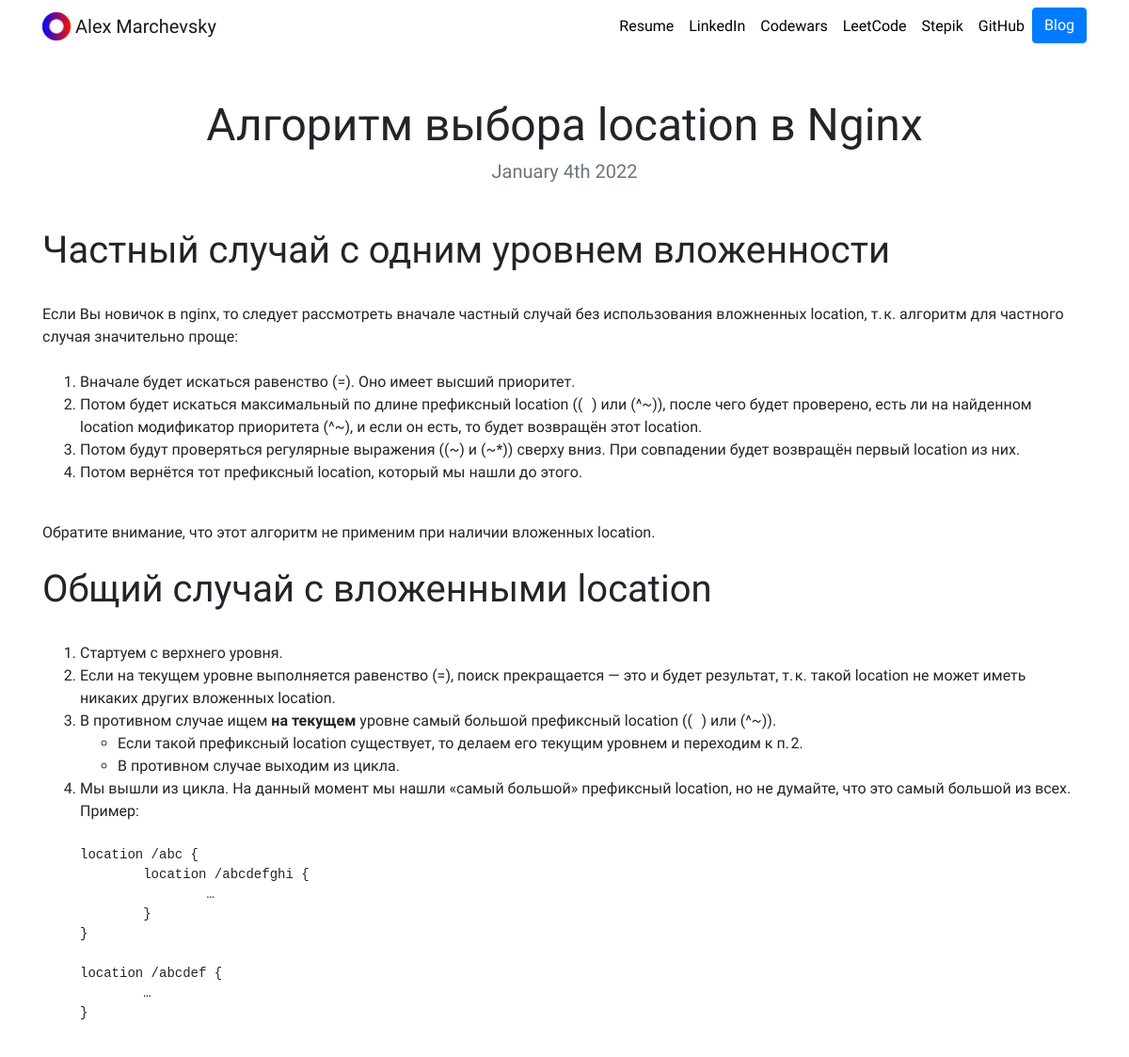
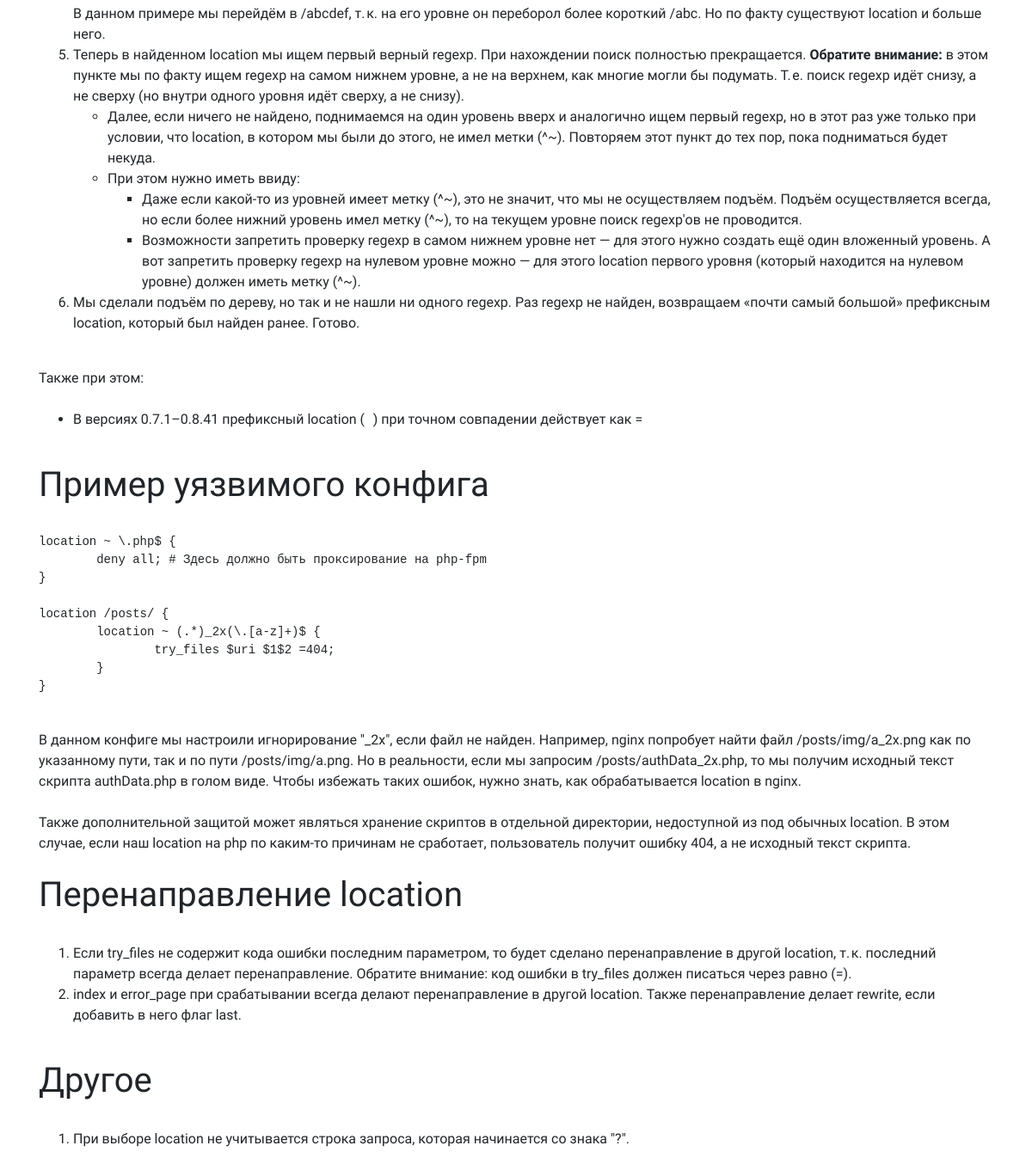
Page /blog/19/ on the committed database (2 pictures, top to bottom).
### blog/models.py (models this page shows, shortened)
class Blog(models.Model):
    title = models.CharField(max_length=200)
    description = models.TextField(max_length=10250)
    date = models.DateField()

### blog/views.py (the view)
# urls.py: path('<int:blog_id>/',views.detail, name='detail'),
def detail(request, blog_id):
    blog = get_object_or_404(Blog, pk=blog_id)
    return render(request, 'blog/detail.html', {'blog' : blog})

### blog/templates/blog/detail.html
{% extends "portfolio/base.html" %}
{% load static %}
{% block content %}
<h1 class="text-center mt-5" id="blogdetailtitle">{{ blog.title }}</h1>
<h5 class="text-center text-muted mb-5">{{ blog.date|date:'F jS Y' }}</h5>
{{ blog.description|safe }}
{% endblock %}

### portfolio/static/portfolio/custom.css (style rules this page uses)
body { font-family: 'Mukta', sans-serif; }
@media (min-width: 200px) { #blogdetailtitle { font-size: 3rem; } }

### rows in the picture
Blog: title "Алгоритм выбора location в Nginx", date "January 4th 2022", description "Частный случай с одним уровнем вложенности Если Вы новичок в nginx, то следует рассмотреть вначале частный случай без использования вложненных location, т. к. алгоритм для частного случая значительно проще: Вначале будет искаться равенство (=). Оно имеет высший приоритет. Потом будет искаться максимальный по длине префиксный location (( ) или (^~)) , после чего будет проверено, есть ли на найденном location модификатор приоритета (^~), и если он есть, то будет возвращён этот location. Потом будут проверяться регулярные выражения ((~) и (~*)) сверху вниз. При совпадении будет возвращён первый location из них. Потом вернётся тот префиксный location, который мы нашли до этого. Обратите…"
